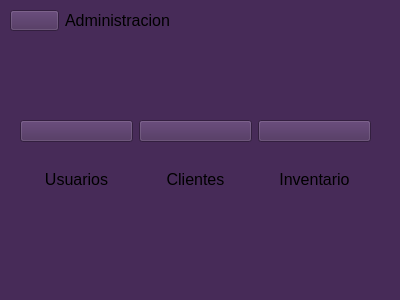
<?xml version="1.0" encoding="UTF-8"?>
<ui version="4.0">
 <class>Form</class>
 <widget class="QWidget" name="Form">
  <property name="geometry">
   <rect>
    <x>0</x>
    <y>0</y>
    <width>400</width>
    <height>300</height>
   </rect>
  </property>
  <property name="windowTitle">
   <string>Form</string>
  </property>
  <property name="styleSheet">
   <string notr="true">background-color: rgb(71, 43, 88);</string>
  </property>
  <widget class="QWidget" name="horizontalLayoutWidget">
   <property name="geometry">
    <rect>
     <x>20</x>
     <y>120</y>
     <width>351</width>
     <height>91</height>
    </rect>
   </property>
   <layout class="QHBoxLayout" name="horizontalLayout">
    <item>
     <layout class="QVBoxLayout" name="verticalLayout">
      <item>
       <widget class="QPushButton" name="b_usuarios">
        <property name="text">
         <string/>
        </property>
        <property name="icon">
         <iconset>
          <normaloff>../../images/user_456283.png</normaloff>../../images/user_456283.png</iconset>
        </property>
        <property name="iconSize">
         <size>
          <width>50</width>
          <height>50</height>
         </size>
        </property>
       </widget>
      </item>
      <item>
       <widget class="QLabel" name="usuarios">
        <property name="text">
         <string>&lt;html&gt;&lt;head/&gt;&lt;body&gt;&lt;p align=&quot;center&quot;&gt;&lt;span style=&quot; font-size:12pt;&quot;&gt;Usuarios&lt;/span&gt;&lt;/p&gt;&lt;/body&gt;&lt;/html&gt;</string>
        </property>
       </widget>
      </item>
     </layout>
    </item>
    <item>
     <layout class="QVBoxLayout" name="verticalLayout_2">
      <item>
       <widget class="QPushButton" name="b_clientes">
        <property name="text">
         <string/>
        </property>
        <property name="icon">
         <iconset>
          <normaloff>../../images/people_18006202.png</normaloff>../../images/people_18006202.png</iconset>
        </property>
        <property name="iconSize">
         <size>
          <width>50</width>
          <height>50</height>
         </size>
        </property>
       </widget>
      </item>
      <item>
       <widget class="QLabel" name="label_2">
        <property name="text">
         <string>&lt;html&gt;&lt;head/&gt;&lt;body&gt;&lt;p align=&quot;center&quot;&gt;&lt;span style=&quot; font-size:12pt;&quot;&gt;Clientes&lt;/span&gt;&lt;/p&gt;&lt;/body&gt;&lt;/html&gt;</string>
        </property>
       </widget>
      </item>
     </layout>
    </item>
    <item>
     <layout class="QVBoxLayout" name="verticalLayout_3">
      <item>
       <widget class="QPushButton" name="b_inventario">
        <property name="text">
         <string/>
        </property>
        <property name="icon">
         <iconset>
          <normaloff>../../images/garage_4398945.png</normaloff>../../images/garage_4398945.png</iconset>
        </property>
        <property name="iconSize">
         <size>
          <width>50</width>
          <height>50</height>
         </size>
        </property>
       </widget>
      </item>
      <item>
       <widget class="QLabel" name="inventario">
        <property name="text">
         <string>&lt;html&gt;&lt;head/&gt;&lt;body&gt;&lt;p align=&quot;center&quot;&gt;&lt;span style=&quot; font-size:12pt;&quot;&gt;Inventario&lt;/span&gt;&lt;/p&gt;&lt;/body&gt;&lt;/html&gt;</string>
        </property>
       </widget>
      </item>
     </layout>
    </item>
   </layout>
  </widget>
  <widget class="QWidget" name="horizontalLayoutWidget_2">
   <property name="geometry">
    <rect>
     <x>10</x>
     <y>10</y>
     <width>160</width>
     <height>21</height>
    </rect>
   </property>
   <layout class="QHBoxLayout" name="horizontalLayout_2">
    <item>
     <widget class="QPushButton" name="b_salir">
      <property name="text">
       <string/>
      </property>
      <property name="icon">
       <iconset>
        <normaloff>../../images/left-direction_81935.png</normaloff>../../images/left-direction_81935.png</iconset>
      </property>
     </widget>
    </item>
    <item>
     <widget class="QLabel" name="salir">
      <property name="text">
       <string>&lt;html&gt;&lt;head/&gt;&lt;body&gt;&lt;p align=&quot;center&quot;&gt;&lt;span style=&quot; font-size:12pt;&quot;&gt;Administracion&lt;/span&gt;&lt;/p&gt;&lt;/body&gt;&lt;/html&gt;</string>
      </property>
     </widget>
    </item>
   </layout>
  </widget>
 </widget>
 <resources/>
 <connections/>
</ui>
